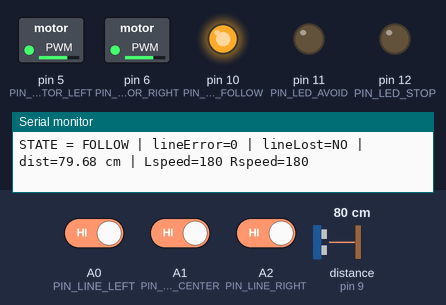
Recording of a sketch running on a simulated Arduino Uno, built with avr-gcc and run on an emulated ATmega328P. Shown: switched loads named in the sketch (green lamp = pin HIGH), output pins drawn as LEDs (lit = HIGH), the last lines printed to the serial monitor. Wiring (inferred from the names in the program): ultrasonic range finder: trigger pin 8; echo pin 9. Dashed ring = blinking. The inputs (shaded band) are chosen by the test bench; at power-on: distance to the obstacle (sensor on pin 9) 80 cm, A0 (PIN_LINE_LEFT) HIGH, A1 (PIN_LINE_CENTER) HIGH, A2 (PIN_LINE_RIGHT) HIGH. The echo pulse lasts 58.3 µs per cm; pins used as bus, display or sensor lines are not drawn.

Above: at 1.2 s.
1.3 s: distance to the obstacle (sensor on pin 9) set to 2 cm
At 2.9 s:
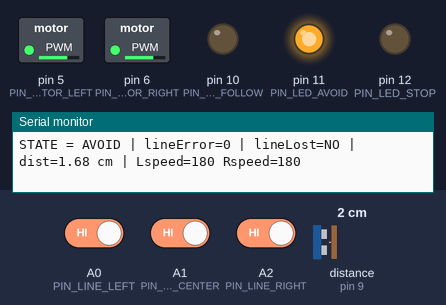
4.3 s: distance to the obstacle (sensor on pin 9) set to 18 cm
At 5.1 s:
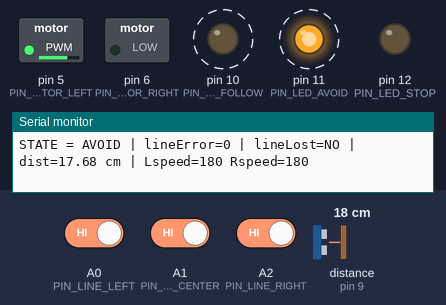
7.3 s: A0 (PIN_LINE_LEFT) driven LOW
10.3 s: A1 (PIN_LINE_CENTER) driven LOW
13.3 s: A2 (PIN_LINE_RIGHT) driven LOW
At 15.5 s:
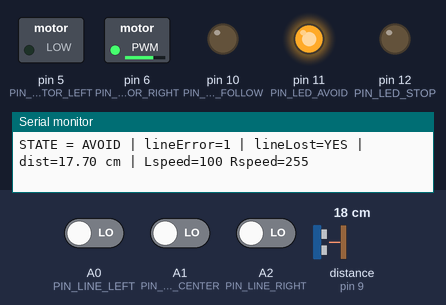
15.7 s: A0 (PIN_LINE_LEFT) driven HIGH
At 15.95 s:
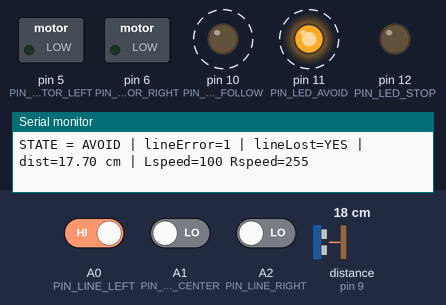
Timing chart, 0 to 19.7 s (numbered marks = the images above; inputs shaded):
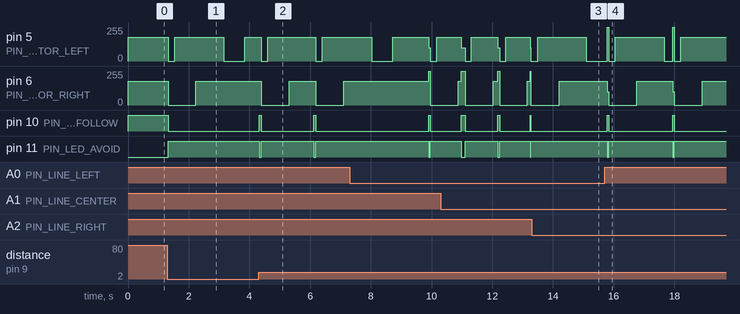

Measured:
- after the input at 1.3 s, pin 5 (PIN_MOTOR_LEFT): 180/255 → 0/255 at once, → 180/255 0.22 s later, → 0/255 1.6 s later, → 180/255 0.70 s later; pin 6 (PIN_MOTOR_RIGHT): 180/255 → 0/255 at once, → 180/255 0.92 s later; pin 10 (PIN_LED_FOLLOW): HIGH → LOW at once; pin 11 (PIN_LED_AVOID): LOW → HIGH at once
- after the input at 4.3 s, pin 5 (PIN_MOTOR_LEFT): alternates 180/255 for 1.6 s and 0/255 for 0.22 s, starting after 0.08 s; pin 6 (PIN_MOTOR_RIGHT): alternates 180/255 for 0.87 s and 0/255 for 0.93 s, starting after 0.08 s
- after the input at 13.3 s, pin 6 (PIN_MOTOR_RIGHT): goes on until 14.2 s, then stays 180/255; pin 10 (PIN_LED_FOLLOW): stops changing and stays LOW; pin 11 (PIN_LED_AVOID): stops changing and stays HIGH
- after the input at 15.7 s, pin 10 (PIN_LED_FOLLOW): alternates HIGH for 0.06 s and LOW for 2.1 s, starting after 0.09 s; pin 12 (PIN_LED_STOP): stays LOW (without the input it goes to HIGH after 3.6 s)

The sketch:

line_follower_robot.ino
```cpp
#include <Arduino.h>

// ==========================================================
// Line Following + Obstacle Avoiding Robot (SimulIDE Version)
// Hardware:
//   - Arduino Uno
//   - ULN2001 driving 2 DC motors
//   - Line sensors: switches on A0, A1, A2
//   - Ultrasonic sensor: TRIG D8, ECHO D9
//   - State LEDs: D10 FOLLOW, D11 AVOID, D12 STOP
// ==========================================================

// ---------------- Pin definitions ----------------

// Line sensors
const int PIN_LINE_LEFT   = A0;
const int PIN_LINE_CENTER = A1;
const int PIN_LINE_RIGHT  = A2;

// Ultrasonic sensor
const int PIN_TRIG = 8;
const int PIN_ECHO = 9;

// Motors via ULN2001
const int PIN_MOTOR_LEFT  = 5;
const int PIN_MOTOR_RIGHT = 6;

// State indicator LEDs
const int PIN_LED_FOLLOW = 10;
const int PIN_LED_AVOID  = 11;
const int PIN_LED_STOP   = 12;

// ---------------- Robot state machine ----------------

enum RobotState {
  STATE_FOLLOW = 0,
  STATE_AVOID  = 1,
  STATE_STOP   = 2
};

RobotState currentState = STATE_FOLLOW;

// ---------------- Timing and scheduler variables ----------------

unsigned long lastLineRead      = 0;
unsigned long lastUltraRead     = 0;
unsigned long lastControlUpdate = 0;
unsigned long lastDebugPrint    = 0;

const unsigned long PERIOD_LINE_READ      = 10;   // ms
const unsigned long PERIOD_ULTRA_READ     = 60;   // ms
const unsigned long PERIOD_CONTROL_UPDATE = 10;   // ms
const unsigned long PERIOD_DEBUG_PRINT    = 500;  // ms

// ---------------- Line following variables ----------------

int  lineError = 0;       // -1 means left, 0 means center, +1 means right
bool lineLost  = false;   // true if all sensors see white

unsigned long lineLostSince = 0;
const unsigned long LINE_LOST_TIMEOUT = 800;  // ms before STOP

// Simple proportional control
const int   BASE_SPEED = 180;  // 0..255
const float Kp         = 80.0; // proportional gain

int leftSpeed  = 0;  // 0..255
int rightSpeed = 0;  // 0..255

// ---------------- Obstacle / avoidance variables ----------------

float obstacleDistanceCm = 999.0;
const float OBSTACLE_THRESHOLD_CM = 18.0; // obstacle threshold

// Avoidance sequence
int avoidStep = 0;
unsigned long avoidStepStart = 0;
unsigned long avoidStart = 0;
const unsigned long AVOID_TOTAL_TIMEOUT = 6000; // ms

// ---------------- Function declarations ----------------

void readLineSensors();
void readUltrasonic();
void updateFSM(unsigned long now);
void runControl(unsigned long now);
void followControl();
void startAvoidSequence(unsigned long now);
void avoidControl(unsigned long now);
void setMotors(int left, int right);
void updateStateLEDs();
void debugPrint();

// ==========================================================
// SETUP
// ==========================================================

void setup() {
  // Line sensors as digital inputs
  pinMode(PIN_LINE_LEFT, INPUT);
  pinMode(PIN_LINE_CENTER, INPUT);
  pinMode(PIN_LINE_RIGHT, INPUT);

  // Ultrasonic pins
  pinMode(PIN_TRIG, OUTPUT);
  pinMode(PIN_ECHO, INPUT);

  // Motor control pins
  pinMode(PIN_MOTOR_LEFT, OUTPUT);
  pinMode(PIN_MOTOR_RIGHT, OUTPUT);

  // State LEDs
  pinMode(PIN_LED_FOLLOW, OUTPUT);
  pinMode(PIN_LED_AVOID, OUTPUT);
  pinMode(PIN_LED_STOP, OUTPUT);

  // Start with motors off and state LEDs updated
  setMotors(0, 0);
  updateStateLEDs();

  Serial.begin(9600);
  Serial.println("Line robot starting...");
}

// ==========================================================
// MAIN LOOP - Cooperative Scheduler
// ==========================================================

void loop() {
  unsigned long now = millis();

  // 1) Read line sensors periodically
  if (now - lastLineRead >= PERIOD_LINE_READ) {
    lastLineRead = now;
    readLineSensors();
  }

  // 2) Read ultrasonic sensor periodically
  if (now - lastUltraRead >= PERIOD_ULTRA_READ) {
    lastUltraRead = now;
    readUltrasonic();
  }

  // 3) Run FSM and motor control periodically
  if (now - lastControlUpdate >= PERIOD_CONTROL_UPDATE) {
    lastControlUpdate = now;
    updateFSM(now);
    runControl(now);
  }

  // 4) Print debug information periodically
  if (now - lastDebugPrint >= PERIOD_DEBUG_PRINT) {
    lastDebugPrint = now;
    debugPrint();
  }
}

// ==========================================================
// SENSOR READING FUNCTIONS
// ==========================================================

// Read the 3 line sensors and compute error and lineLost
void readLineSensors() {
  // Switch wiring:
  // ON  = HIGH = black line detected
  // OFF = LOW  = white surface
  int L = digitalRead(PIN_LINE_LEFT);
  int C = digitalRead(PIN_LINE_CENTER);
  int R = digitalRead(PIN_LINE_RIGHT);

  // Line lost = all sensors see white
  if (L == LOW && C == LOW && R == LOW) {
    lineLost = true;
  } else {
    lineLost = false;

    // Map sensor patterns to error values
    if (L == HIGH && C == LOW  && R == LOW)  lineError = -1; // Line far left
    else if (L == LOW  && C == HIGH && R == LOW)  lineError = 0;  // Centered
    else if (L == LOW  && C == LOW  && R == HIGH) lineError = 1;  // Line far right
    else if (L == HIGH && C == HIGH && R == LOW)  lineError = -1; // Between L and C
    else if (L == LOW  && C == HIGH && R == HIGH) lineError = 1;  // Between C and R
    else if (L == HIGH && C == LOW  && R == HIGH) lineError = 0;  // Unusual case
    else lineError = 0;
  }
}

// Read distance from HC-SR04 in centimeters
void readUltrasonic() {
  // Trigger a 10 microsecond pulse
  digitalWrite(PIN_TRIG, LOW);
  delayMicroseconds(2);
  digitalWrite(PIN_TRIG, HIGH);
  delayMicroseconds(10);
  digitalWrite(PIN_TRIG, LOW);

  // Measure echo pulse width
  long duration = pulseIn(PIN_ECHO, HIGH, 30000);

  if (duration == 0) {
    // No echo detected
    obstacleDistanceCm = 999.0;
  } else {
    // Convert time to distance in cm
    obstacleDistanceCm = (duration * 0.0343) / 2.0;
  }
}

// ==========================================================
// FINITE STATE MACHINE
// ==========================================================

void updateFSM(unsigned long now) {
  switch (currentState) {

    case STATE_FOLLOW:
      // Obstacle check
      if (obstacleDistanceCm < OBSTACLE_THRESHOLD_CM) {
        currentState = STATE_AVOID;
        avoidStart = now;
        startAvoidSequence(now);
        updateStateLEDs();
        break;
      }

      // Line lost handling
      if (lineLost) {
        if (lineLostSince == 0) {
          lineLostSince = now;
        } else if (now - lineLostSince > LINE_LOST_TIMEOUT) {
          currentState = STATE_STOP;
          updateStateLEDs();
        }
      } else {
        lineLostSince = 0;
      }
      break;

    case STATE_AVOID:
      // Safety timeout: if avoidance takes too long, stop
      if (now - avoidStart > AVOID_TOTAL_TIMEOUT) {
        currentState = STATE_STOP;
        updateStateLEDs();
      }

      // If obstacle is gone and line is visible, return to Follow
      if (!lineLost && obstacleDistanceCm >= OBSTACLE_THRESHOLD_CM &&
          (now - avoidStart > 1000)) {
        currentState = STATE_FOLLOW;
        updateStateLEDs();
      }
      break;

    case STATE_STOP:
      // If line is visible and no obstacle, go back to Follow
      if (!lineLost && obstacleDistanceCm >= OBSTACLE_THRESHOLD_CM) {
        currentState = STATE_FOLLOW;
        lineLostSince = 0;
        updateStateLEDs();
      }
      break;
  }
}

// ==========================================================
// CONTROL / ACTUATION
// ==========================================================

void runControl(unsigned long now) {
  switch (currentState) {
    case STATE_FOLLOW:
      followControl();
      break;

    case STATE_AVOID:
      avoidControl(now);
      break;

    case STATE_STOP:
      setMotors(0, 0);
      break;
  }
}

// FOLLOW MODE CONTROL - Proportional line following
void followControl() {
  if (lineLost) {
    setMotors(0, 0);
    return;
  }

  // Proportional correction based on lineError
  float correction = Kp * (float)lineError;

  float left  = (float)BASE_SPEED - correction;
  float right = (float)BASE_SPEED + correction;

  // Clamp to 0..255
  if (left < 0) left = 0;
  if (left > 255) left = 255;
  if (right < 0) right = 0;
  if (right > 255) right = 255;

  leftSpeed = (int)left;
  rightSpeed = (int)right;

  setMotors(leftSpeed, rightSpeed);
}

// AVOID MODE CONTROL - Simple timed sequence
// Because ULN2001 cannot reverse motors, turning is done by running one motor
// and stopping the other.
void startAvoidSequence(unsigned long now) {
  avoidStep = 0;
  avoidStepStart = now;
}

void avoidControl(unsigned long now) {
  switch (avoidStep) {

    case 0: // Stop briefly
      setMotors(0, 0);
      if (now - avoidStepStart > 200) {
        avoidStep = 1;
        avoidStepStart = now;
      }
      break;

    case 1: // Turn right: left motor ON, right motor OFF
      setMotors(BASE_SPEED, 0);
      if (now - avoidStepStart > 700) {
        avoidStep = 2;
        avoidStepStart = now;
      }
      break;

    case 2: // Go straight
      setMotors(BASE_SPEED, BASE_SPEED);
      if (now - avoidStepStart > 900) {
        avoidStep = 3;
        avoidStepStart = now;
      }
      break;

    case 3: // Turn left: left motor OFF, right motor ON
      setMotors(0, BASE_SPEED);
      if (now - avoidStepStart > 700) {
        avoidStep = 4;
        avoidStepStart = now;
      }
      break;

    case 4: // Go straight until FSM switches back to Follow
      setMotors(BASE_SPEED, BASE_SPEED);
      break;
  }
}

// ==========================================================
// LOW-LEVEL MOTOR AND LED HELPERS
// ==========================================================

// Set motor speeds 0..255 using PWM on pins 5 and 6.
// ULN2001 sinks current to ground, and motor positives go to battery +.
void setMotors(int left, int right) {
  left = constrain(left, 0, 255);
  right = constrain(right, 0, 255);

  analogWrite(PIN_MOTOR_LEFT, left);
  analogWrite(PIN_MOTOR_RIGHT, right);
}

// Update LEDs based on current state
void updateStateLEDs() {
  digitalWrite(PIN_LED_FOLLOW, currentState == STATE_FOLLOW);
  digitalWrite(PIN_LED_AVOID, currentState == STATE_AVOID);
  digitalWrite(PIN_LED_STOP, currentState == STATE_STOP);
}

// ==========================================================
// DEBUG OUTPUT
// ==========================================================

void debugPrint() {
  Serial.print("STATE = ");

  if (currentState == STATE_FOLLOW) {
    Serial.print("FOLLOW");
  } else if (currentState == STATE_AVOID) {
    Serial.print("AVOID");
  } else {
    Serial.print("STOP");
  }

  Serial.print(" | lineError=");
  Serial.print(lineError);

  Serial.print(" | lineLost=");
  Serial.print(lineLost ? "YES" : "NO");

  Serial.print(" | dist=");
  Serial.print(obstacleDistanceCm);
  Serial.print(" cm");

  Serial.print(" | Lspeed=");
  Serial.print(leftSpeed);

  Serial.print(" Rspeed=");
  Serial.println(rightSpeed);
}
```
